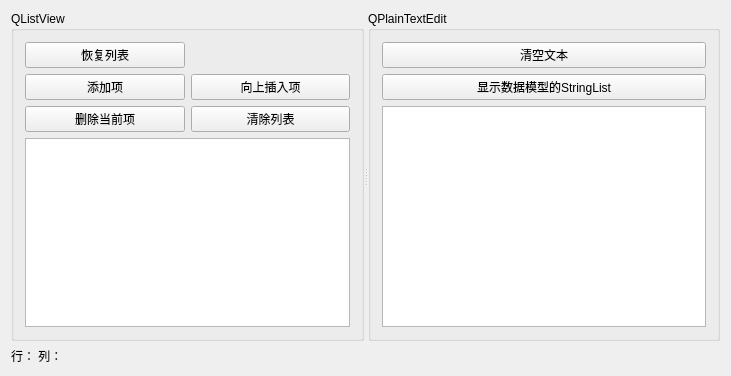
<?xml version="1.0" encoding="UTF-8"?>
<ui version="4.0">
 <class>Widget</class>
 <widget class="QWidget" name="Widget">
  <property name="geometry">
   <rect>
    <x>0</x>
    <y>0</y>
    <width>731</width>
    <height>376</height>
   </rect>
  </property>
  <property name="windowTitle">
   <string>Widget</string>
  </property>
  <layout class="QGridLayout" name="gridLayout_4">
   <item row="0" column="0">
    <widget class="QSplitter" name="splitter">
     <property name="orientation">
      <enum>Qt::Horizontal</enum>
     </property>
     <widget class="QGroupBox" name="groupBox">
      <property name="title">
       <string>QListView</string>
      </property>
      <layout class="QGridLayout" name="gridLayout_2">
       <item row="0" column="0">
        <layout class="QGridLayout" name="gridLayout">
         <item row="0" column="0">
          <widget class="QPushButton" name="btnIniList">
           <property name="text">
            <string>恢复列表</string>
           </property>
          </widget>
         </item>
         <item row="1" column="0">
          <widget class="QPushButton" name="btnListAppend">
           <property name="text">
            <string>添加项</string>
           </property>
          </widget>
         </item>
         <item row="1" column="1">
          <widget class="QPushButton" name="btnListInsert">
           <property name="text">
            <string>向上插入项</string>
           </property>
          </widget>
         </item>
         <item row="2" column="0">
          <widget class="QPushButton" name="btnListDelete">
           <property name="text">
            <string>删除当前项</string>
           </property>
          </widget>
         </item>
         <item row="2" column="1">
          <widget class="QPushButton" name="btnListClear">
           <property name="text">
            <string>清除列表</string>
           </property>
          </widget>
         </item>
        </layout>
       </item>
       <item row="1" column="0">
        <widget class="QListView" name="listView"/>
       </item>
      </layout>
     </widget>
     <widget class="QGroupBox" name="groupBox_2">
      <property name="title">
       <string>QPlainTextEdit</string>
      </property>
      <layout class="QGridLayout" name="gridLayout_3">
       <item row="0" column="0">
        <layout class="QVBoxLayout" name="verticalLayout">
         <item>
          <widget class="QPushButton" name="btnTextClear">
           <property name="text">
            <string>清空文本</string>
           </property>
          </widget>
         </item>
         <item>
          <widget class="QPushButton" name="btnTextImport">
           <property name="text">
            <string>显示数据模型的StringList</string>
           </property>
          </widget>
         </item>
        </layout>
       </item>
       <item row="1" column="0">
        <widget class="QPlainTextEdit" name="plainTextEdit"/>
       </item>
      </layout>
     </widget>
    </widget>
   </item>
   <item row="1" column="0">
    <widget class="QLabel" name="label">
     <property name="text">
      <string>行： 列：</string>
     </property>
    </widget>
   </item>
  </layout>
 </widget>
 <layoutdefault spacing="6" margin="11"/>
 <resources/>
 <connections/>
</ui>
